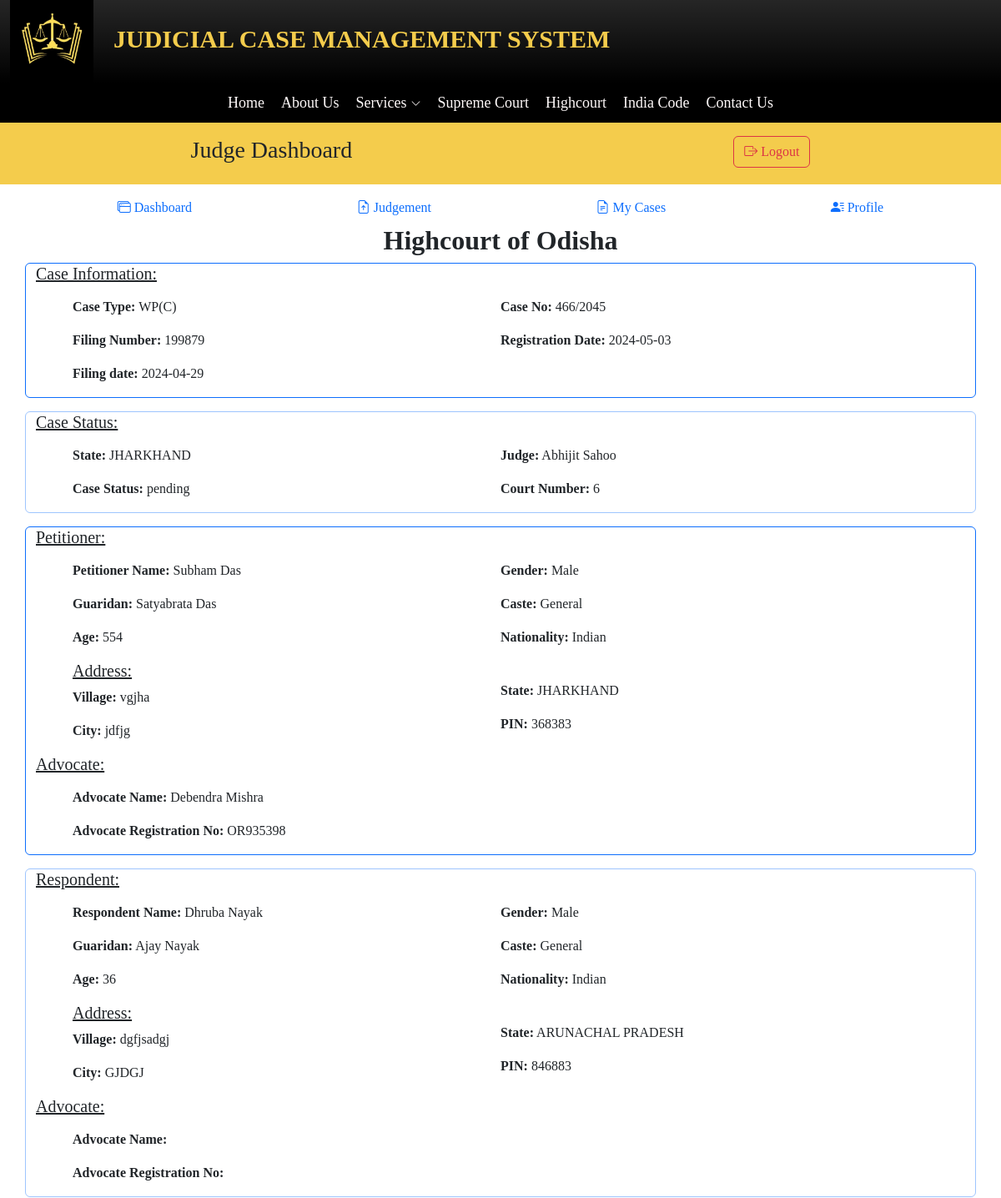
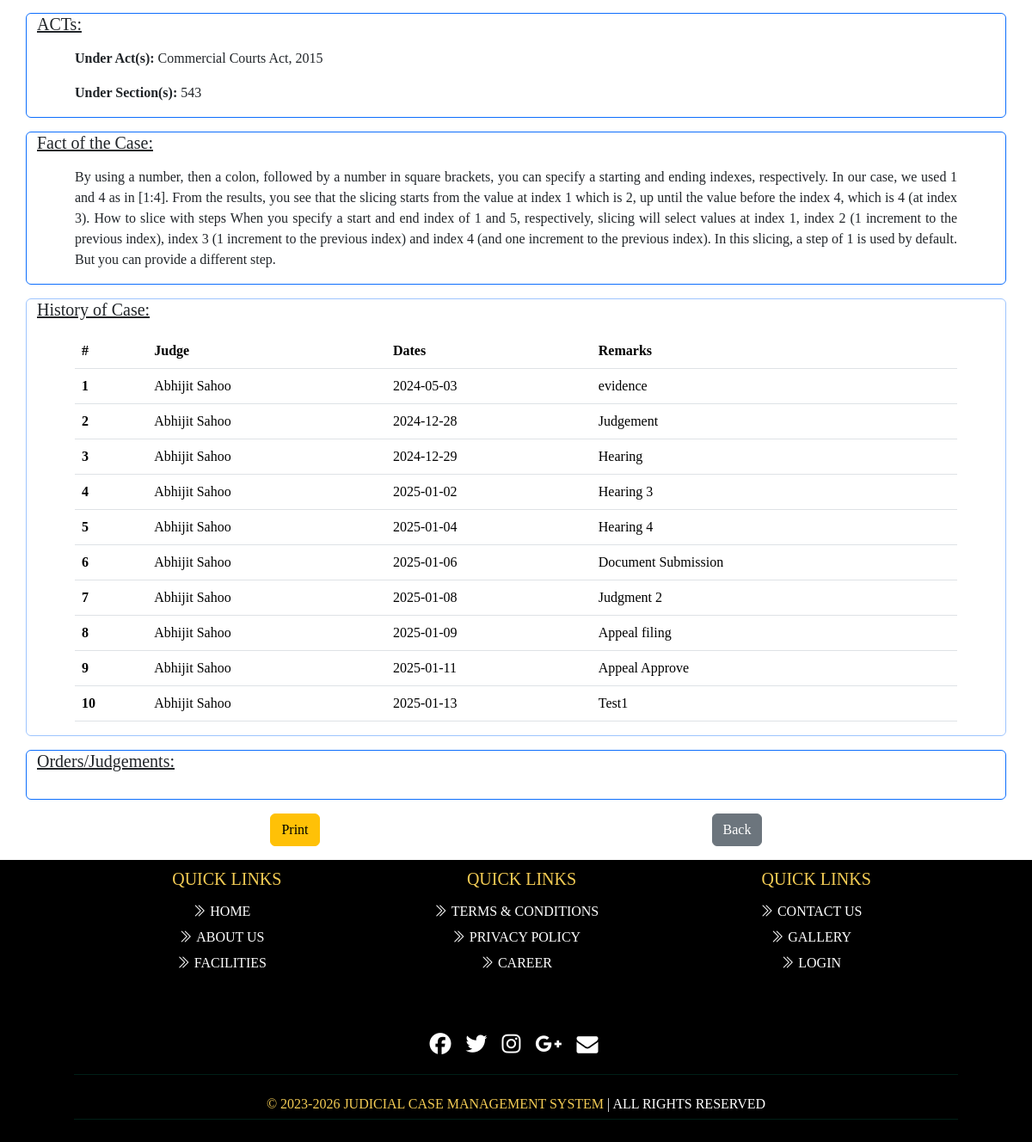
The page /Judge/caseinfo.php?fno=199879 (signed in) on the database its author committed (2 pictures, top to bottom).
### tables this page shows
CREATE TABLE `casefiling` (
  `slno` int(11) NOT NULL,
  `filingno` int(20) NOT NULL,
  `state` varchar(20) NOT NULL,
  `court` varchar(100) NOT NULL,
  `casetype` varchar(15) NOT NULL,
  `date` date NOT NULL,
  `pname` varchar(50) NOT NULL,
  `pgname` varchar(50) NOT NULL,
  `page` int(10) NOT NULL,
  `pgender` varchar(15) NOT NULL,
  `pnation` varchar(20) NOT NULL,
  `pcaste` varchar(10) NOT NULL,
  `pemail` varchar(50) NOT NULL,
  `pphn` bigint(10) NOT NULL,
  `padd` varchar(70) NOT NULL,
  `pcity` varchar(20) NOT NULL,
  `pstate` varchar(20) NOT NULL,
  `ppin` int(6) NOT NULL,
  `rname` varchar(50) NOT NULL,
  `rgname` varchar(50) NOT NULL,
  `rage` int(5) NOT NULL,
  `rgender` varchar(6) NOT NULL,
  `rnation` varchar(20) NOT NULL,
  `rcaste` varchar(25) NOT NULL,
  `radd` varchar(70) NOT NULL,
  `rcity` varchar(20) NOT NULL,
  `rstate` varchar(20) NOT NULL,
  `rpin` int(6) NOT NULL,
  `advno` varchar(30) NOT NULL,
  `advname` varchar(50) NOT NULL,
  `r_advname` varchar(50) DEFAULT NULL,
  `r_advno` varchar(10) DEFAULT NULL,
  `fact` text NOT NULL,
  `act` varchar(100) NOT NULL,
  `section` varchar(100) NOT NULL,
  `file` varchar(100) NOT NULL,
  `sts` varchar(11) NOT NULL,
  `judgement` text DEFAULT NULL,
  `verify` int(1) NOT NULL DEFAULT 0
);

CREATE TABLE `case_info` (
  `slno` int(100) NOT NULL,
  `f_filingno` varchar(11) NOT NULL,
  `f-date` date NOT NULL,
  `case_type` varchar(11) NOT NULL,
  `case_no` varchar(11) NOT NULL,
  `year` int(11) NOT NULL,
  `regd_date` date NOT NULL,
  `j_regd` varchar(11) NOT NULL,
  `a_regd` varchar(11) NOT NULL,
  `courtno` int(11) NOT NULL
);

CREATE TABLE `judge_info` (
  `j_slno` int(20) NOT NULL,
  `j_regd` varchar(50) NOT NULL,
  `j_name` varchar(50) NOT NULL,
  `j_email` varchar(50) NOT NULL,
  `j_phn` bigint(10) NOT NULL,
  `j_pass` varchar(50) NOT NULL,
  `j_path` varchar(100) NOT NULL,
  `status` tinyint(1) NOT NULL
);

CREATE TABLE `case_history` (
  `slno` int(100) NOT NULL,
  `case_no` varchar(20) NOT NULL,
  `year` int(4) NOT NULL,
  `next_date` date NOT NULL,
  `remark` text NOT NULL
);

### Judge/caseinfo.php (the view, shortened to what this page needs)
<?php
$f = $_GET['fno'];
include '../dbcon.php';
try {
    $sql = "SELECT * FROM `casefiling` WHERE `filingno`='$f'";
    $run = mysqli_query($con, $sql);
    if (mysqli_num_rows($run) > 0) {
        while ($row = mysqli_fetch_assoc($run)) {
            $filingno = $row['filingno'];
            $state = $row['state'];
            $casetype = $row['casetype'];
            $date = $row['date'];
            $pname = $row['pname'];
            $pgname = $row['pgname'];
            $page = $row['page'];
            $pgender = $row['pgender'];
            $pnation = $row['pnation'];
            $pcaste = $row['pcaste'];
            $padd = $row['padd'];
            $pcity = $row['pcity'];
            $pstate = $row['pstate'];
            $ppin = $row['ppin'];
            $rname = $row['rname'];
            $rgname = $row['rgname'];
            $rage = $row['rage'];
            $rgender = $row['rgender'];
            $rnation = $row['rnation'];
            $rcaste = $row['rcaste'];
            $radd = $row['radd'];
            $rcity = $row['rcity'];
            $rstate = $row['rstate'];
            $rpin = $row['rpin'];
            $advno = $row['advno'];
            $advname = $row['advname'];
            $radvno = $row['r_advno'];
            $radvname = $row['r_advname'];
            $fact = $row['fact'];
            $act = $row['act'];
            $section = $row['section'];
            $sts = $row['sts'];
        }
    } else {
        echo "Records not available";
        exit();
    }
} catch (\Throwable $th) {
    echo "Error to Found data";
}
?>
<!DOCTYPE html>
<html lang="en">
<head>
</head>
<body>
    <?php include 'head.php'; ?>
    <?php include 'j_nav.php'; ?>
    <section>
        <div class="container text-center">
            <h2><strong>Highcourt of Odisha</strong></h2>
        </div>
        <div class="container border border-primary rounded mb-3">
            <h5 class=""><u>Case Information:</u></h5>
            <div class="mt-3">
                <div class="row">
                    <div class="col">
                        <p><strong>Case Type:</strong> <span><?php echo $casetype; ?></span></p>
                        <p><strong>Filing Number:</strong> <span><?php echo $filingno; ?></span></p>
                        <p><strong>Filing date:</strong> <span><?php echo $date; ?></span></p>
                    </div>
                    <div class="col">
                        <?php
                        $query = "SELECT * FROM `case_info` WHERE `f_filingno`='$filingno' ";
                        $res = mysqli_query($con, $query);
                        if (mysqli_num_rows($res) > 0) {
                            while ($r = mysqli_fetch_assoc($res)) {
                                $nocase = $r["case_no"];
                                $yearcase = $r["year"];
                                $case = $r["case_no"] . '/' . $r["year"];
                                $rdate = $r["regd_date"];
                                $jid = $r["j_regd"];
                                $courtno = $r['courtno'];
                            }
                        }
                        $query2 = "SELECT * FROM `judge_info` WHERE `j_regd`='$jid' ";
                        $run2 = mysqli_query($con, $query2);
                        $rw = mysqli_fetch_array($run2);
                        $jname = $rw['j_name'];
                        ?>
                        <p><strong>Case No:</strong> <span><?php echo $case; ?></span></p>
                        <p><strong>Registration Date:</strong> <span><?php echo $rdate; ?></span></p>
                    </div>
                </div>
            </div>
        </div>
        <div class="container border border-primary-subtle rounded mb-3">
            <h5 class=""><u>Case Status:</u></h5>
            <div class="mt-3">
                <div class="row">
                    <div class="col">
                        <p><strong>State:</strong> <span><?php echo $state; ?></span></p>
                        <p><strong>Case Status:</strong> <span><?php echo $sts; ?></span></p>
                    </div>
                    <div class="col">
                        <p><strong>Judge:</strong> <span><?php echo $jname; ?></span></p>
                        <p><strong>Court Number:</strong> <span><?php echo $courtno; ?></span></p>
                    </div>
                </div>
            </div>
        </div>
        <div class="container border border-primary rounded mb-3">
            <h5 class=""><u>Petitioner:</u></h5>
            <div class="mt-3">
                <div class="row">
                    <div class="col">
                        <p><strong>Petitioner Name:</strong> <span><?php echo $pname; ?></span></p>
                        <p><strong>Guaridan:</strong> <span><?php echo $pgname; ?></span></p>
                        <p><strong>Age:</strong> <span>5<?php echo $page; ?></span></p>
                        <h5><u>Address:</u></h5>
                        <p><strong>Village:</strong> <span><?php echo $padd; ?></span></p>
                        <p><strong>City:</strong> <span><?php echo $pcity; ?></span></p>
                    </div>
                    <div class="col">
                        <p><strong>Gender:</strong> <span><?php echo $pgender; ?></span></p>
                        <p><strong>Caste:</strong> <span><?php echo $pcaste; ?></span></p>
                        <p><strong>Nationality:</strong> <span><?php echo $pnation; ?></span></p>
                        <br>
                        <p><strong>State:</strong> <span><?php echo $pstate; ?></span></p>
                        <p><strong>PIN:</strong> <span><?php echo $ppin; ?></span></p>
                    </div>
                </div>
                <h5><u>Advocate:</u></h5>
                <div class="mt-3 row">
                    <p><strong>Advocate Name:</strong> <span><?php echo $advname; ?></span></p>
                    <p><strong>Advocate Registration No:</strong> <span><?php echo $advno; ?></span></p>
                </div>
            </div>
        </div>
        <div class="container border border-primary-subtle rounded mb-3">
            <h5 class=""><u>Respondent:</u></h5>
            <div class="mt-3">
                <div class="row">
                    <div class="col">
                        <p><strong>Respondent Name:</strong> <span><?php echo $rname; ?></span></p>
                        <p><strong>Guaridan:</strong> <span><?php echo $rgname; ?></span></p>
                        <p><strong>Age:</strong> <span><?php echo $rage; ?></span></p>
                        <h5><u>Address:</u></h5>
                        <p><strong>Village:</strong> <span><?php echo $radd; ?></span></p>
                        <p><strong>City:</strong> <span><?php echo $rcity; ?></span></p>
                    </div>
                    <div class="col">
                        <p><strong>Gender:</strong> <span><?php echo $rgender; ?></span></p>
                        <p><strong>Caste:</strong> <span><?php echo $rcaste; ?></span></p>
                        <p><strong>Nationality:</strong> <span><?php echo $rnation; ?></span></p>
                        <br>
                        <p><strong>State:</strong> <span><?php echo $rstate; ?></span></p>
                        <p><strong>PIN:</strong> <span><?php echo $rpin; ?></span></p>
                    </div>
                </div>
                <h5><u>Advocate:</u></h5>
                <div class="mt-3 row">
                    <p><strong>Advocate Name:</strong> <span><?php echo $radvname; ?></span></p>
                    <p><strong>Advocate Registration No:</strong> <span><?php echo $radvno; ?></span></p>
                </div>
            </div>
        </div>
        <div class="container border border-primary rounded mb-3">
            <h5 class=""><u>ACTs:</u></h5>
            <div class="mt-3">
                <div class="row">
                    <p><strong>Under Act(s):</strong> <span><?php echo $act; ?></span></p>
                    <p><strong>Under Section(s):</strong> <span><?php echo $section; ?></span></p>
                </div>
            </div>
        </div>
        <div class="container border border-primary rounded mb-3">
            <h5 class=""><u>Fact of the Case:</u></h5>
            <div class="mt-3">
                <div class="row">
                    <p align='justify'><span><?php echo $fact; ?></span></p>
                </div>
            </div>
        </div>
        <div class="container border border-primary-subtle rounded mb-3">
            <h5 class=""><u>History of Case:</u></h5>
            <div class="mt-3">
                <div class="row">
                    <table class="table">
                        <thead>
                            <tr>
                                <th scope="col">#</th>
                                <th scope="col">Judge</th>
                                <th scope="col">Dates</th>
                                <th scope="col">Remarks</th>
                            </tr>
                        </thead>
                        <tbody>
                            <?php
                            $quet = "SELECT * FROM `case_history` WHERE case_no='$nocase' AND year='$yearcase' ";
                            $runquet = mysqli_query($con, $quet);
                            $slno = 1;
                            while ($row = mysqli_fetch_array($runquet)) {
                                echo '
                                <tr>
                                <th scope="row">' . $slno . '</th>
                                <td>' . $jname . '</td>
                                <td>' . $row['next_date'] . '</td>
                                <td>' . $row['remark'] . '</td>
                            </tr>
                                ';
                                $slno = $slno + 1;
                            }
                            ?>
                        </tbody>
                    </table>
                </div>
            </div>
        </div>
        <div class="container border border-primary rounded mb-3">
            <h5 class=""><u>Orders/Judgements:</u></h5>
            <div class="mt-3">
                <div class="row">
                </div>
            </div>
        </div>
        <div class="container mb-3">
            <div class="row">
                <div class="col-6 text-center">
                    <input type="button" class="btn btn-warning" onclick="window.print()" value="Print">
                </div>
                <div class="col-6 text-center">
                    <a href="cases.php" class="btn btn-secondary">Back</a>
                </div>
            </div>
        </div>
    </section>
    <?php include 'foot.php'; ?>
</body>
</html>

### assets/css/nav.css (style rules this page uses)
body { font-family: Georgia, 'Cambria'; }
*, *::before, *::after { box-sizing: border-box; }
.row { --bs-gutter-x: -5.5rem; }

### rows shown on the page
casefiling: casetype "WP(C)", filingno "199879", date "2024-04-29", state "JHARKHAND", sts "pending", pname "Subham Das", pgname "Satyabrata Das", page "54", padd "vgjha", pcity "jdfjg", pgender "Male", pcaste "General", pnation "Indian", pstate "JHARKHAND", ppin "368383", advname "Debendra Mishra", advno "OR935398", rname "Dhruba Nayak", rgname "Ajay Nayak", rage "36", radd "dgfjsadgj", rcity "GJDGJ", rgender "Male", rcaste "General", rnation "Indian", rstate "ARUNACHAL PRADESH", rpin "846883", act "Commercial Courts Act, 2015", section "543", fact "By using a number, then a colon, followed by a number in square brackets, you can specify a starting and ending indexes, respectively. In our case, we used 1 and 4 as in [1:4]. From the results, you see that the slicing starts from the value at index 1 which is 2, up until the value before the index 4, which is 4 (at index 3). How to slice with steps When you specify a start and end index of 1 and 5, respectively, slicing will select values at index 1, index 2 (1 increment to the previous index), index 3 (1 increment to the previous index) and index 4 (and one increment to the previous index). In this slicing, a step of 1 is used by default. But you can provide a different step."
case_info: case "466/2045", regd_date "2024-05-03", courtno "6"
judge_info: j_name "Abhijit Sahoo"
case_history: next_date "2024-05-03", remark "evidence"
case_history: next_date "2024-12-28", remark "Judgement"
case_history: next_date "2024-12-29", remark "Hearing"
case_history: next_date "2025-01-02", remark "Hearing 3"
case_history: next_date "2025-01-04", remark "Hearing 4"
case_history: next_date "2025-01-06", remark "Document Submission"
case_history: next_date "2025-01-08", remark "Judgment 2"
case_history: next_date "2025-01-09", remark "Appeal filing"
case_history: next_date "2025-01-11", remark "Appeal Approve"
case_history: next_date "2025-01-13", remark "Test1"
